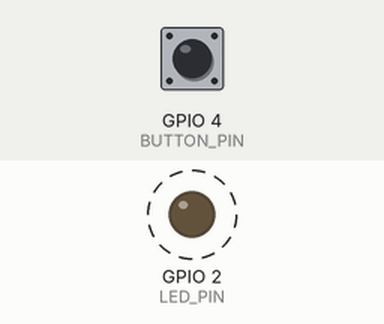
Simulated run of this program. Board: ESP32-S3. On the bench: output pins drawn as LEDs (lit = HIGH). Dashed ring = blinking. Inputs (shaded band) come from the test bench; at power-on: GPIO 4 (BUTTON_PIN) HIGH.

Above: at 0.2 s.
Timing chart, 0 to 3.0 s (numbered marks = the images above):
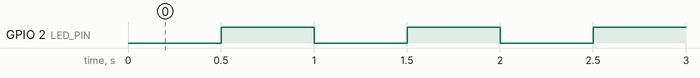

The program:

main.cpp
```cpp
// блінк світодода з кнопкою на ESP32 , перемикання на швидке миготіння після натискання кнопки

#include <Arduino.h>

static constexpr uint8_t LED_PIN = 2;
static constexpr uint8_t BUTTON_PIN = 4;


// Стан світлодіода
enum class LedState
{
  Off, On
};

// Налаштування програми
class Config
{
public:
    static constexpr unsigned long BLINK_TIME = 500;
    static constexpr unsigned long FAST_BLINK_TIME = 150;

    // Кількість швидких блимань після натискання
    static const uint8_t SHORT_PRESS_BLINK_COUNT = 3;

    static constexpr unsigned long DEBOUNCE_TIME = 50;
};

// Клас для керування світлодіодом
class Led
{
public:
    void init()
    {
        pinMode(LED_PIN, OUTPUT);
        set(LedState::Off);
    }

    void set(LedState state)
    {
        if (state == LedState::On)
        {
            digitalWrite(LED_PIN, HIGH);
        }
        else
        {
            digitalWrite(LED_PIN, LOW);
        }
    }
};

Led led;


LedState ledState = LedState::Off;


void setup()
{
    led.init();

    // Кнопка підключена між GPIO4 і GND
    pinMode(BUTTON_PIN, INPUT_PULLUP);
}

void loop()
{

    static unsigned long lastBounceTime = 0;
    static bool lastButtonState = HIGH;

    static unsigned long lastLED = 0; // Таймер для керування миготінням
    static uint8_t togglesLeft = 0; // лічильник блимань

    int now = millis(); // визначаємо поточний час від початку роботи програми
    bool ButtonState = digitalRead(BUTTON_PIN); // зчитуємо стан кнопки

    // Перевірка натискання кнопки та дебаунс
    if (lastButtonState == HIGH && ButtonState == LOW) {
        if (now - lastBounceTime >= Config::DEBOUNCE_TIME) {
            lastBounceTime = now;

            togglesLeft = Config::SHORT_PRESS_BLINK_COUNT * 2; // 1 блимання це 2 стани леду (вкл/викл)

            ledState = LedState::Off;
            led.set(ledState);
        }
    }
    lastButtonState = ButtonState;


    unsigned long INTERVAL = Config::BLINK_TIME;

    // якщо лічильник більше нуля, то встановлюємо швидке миготіння
    if (togglesLeft > 0)
    {
        INTERVAL = Config::FAST_BLINK_TIME;
    }

    if (now - lastLED >= INTERVAL) {
        lastLED = now;

        if (ledState == LedState::Off)
        {
            ledState = LedState::On;
        }
        else
        {
            ledState = LedState::Off;
        }
        led.set(ledState);
        // digitalWrite(LED, ledState_1 ? HIGH : LOW);
        if (togglesLeft > 0)
        {
            togglesLeft--;
        }
    }
}
```

Measured:
- by itself, GPIO 2 (LED_PIN): alternates HIGH for 0.50 s and LOW for 0.50 s
